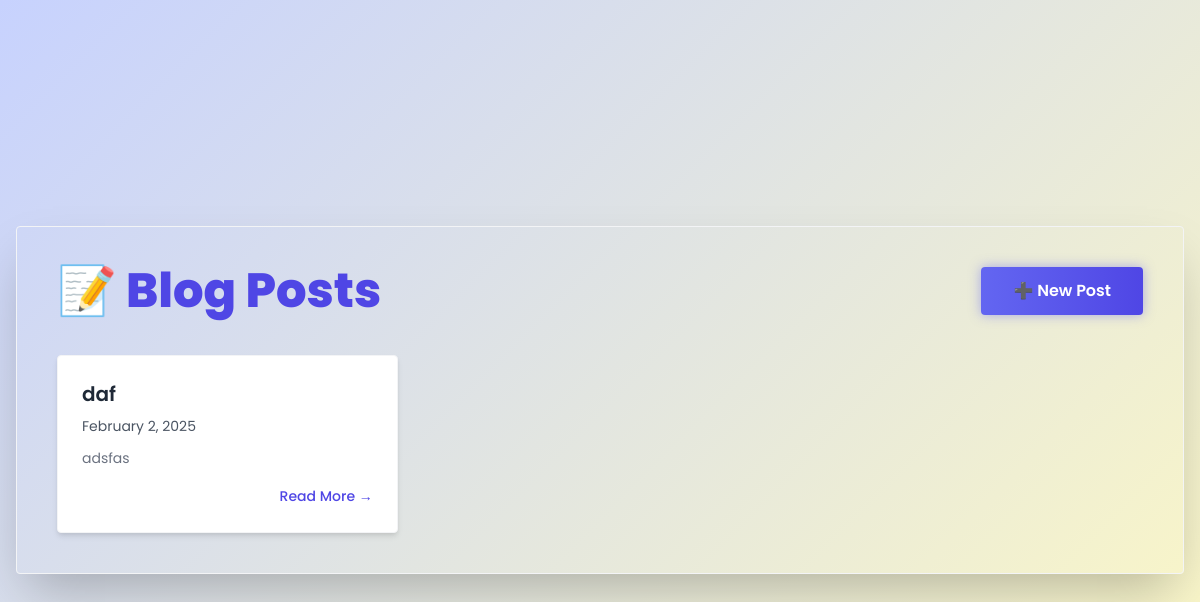
Before: / with the older database file.
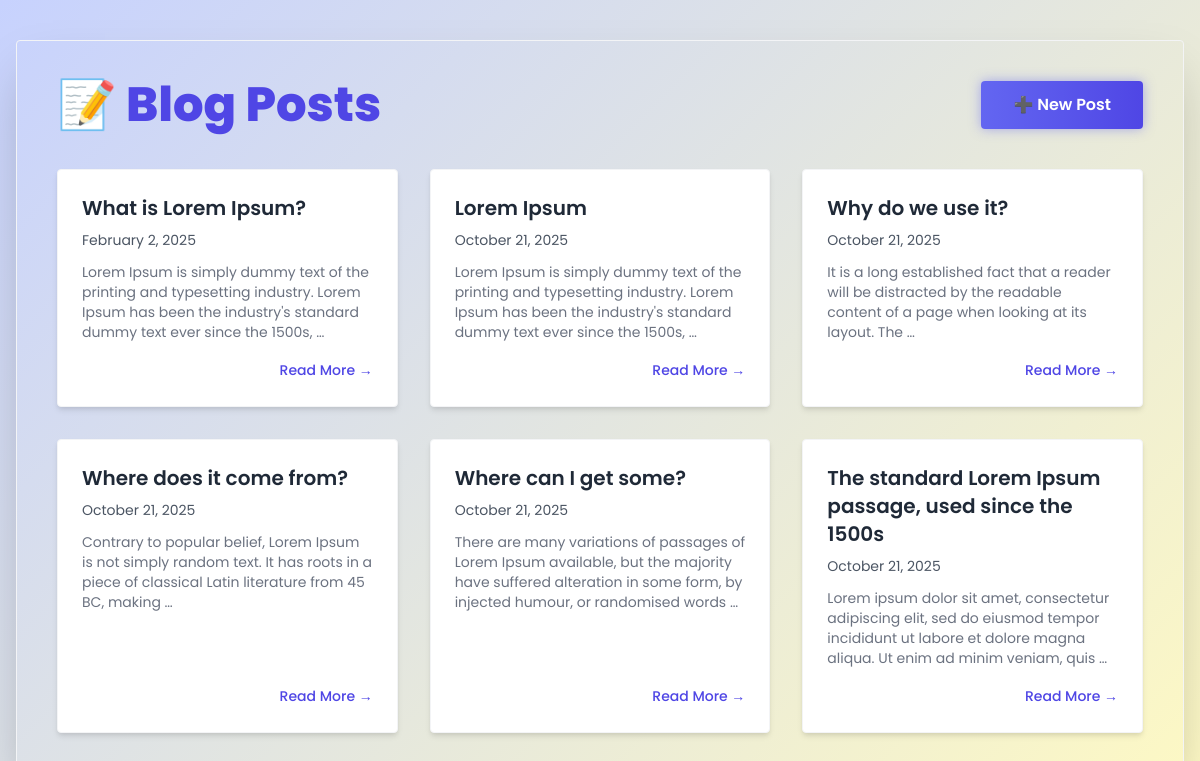
After: the same page with the newer database file.
### apps/blog/models.py (models this page shows, shortened)
class Post(models.Model):
    title = models.CharField(max_length=200)
    content = models.TextField()
    created_at = models.DateTimeField(default=timezone.now)
    updated_at = models.DateTimeField(auto_now=True)

### apps/blog/views.py (the view)
# urls.py: path('', views.post_list, name='post_list'),
def post_list(request):
    posts = Post.objects.all()
    return render(request, 'blog/post_list.html', {'posts': posts})

### templates/blog/post_list.html (shortened to what this page needs)
{% load static %}
<!DOCTYPE html>
<html lang="en">
<head>
  <link href="https://cdn.jsdelivr.net/npm/tailwindcss@2.2.19/dist/tailwind.min.css" rel="stylesheet">
</head>
<body class="flex flex-col items-center justify-center py-10 px-4">
  <div class="w-full max-w-7xl bg-white/80 backdrop-blur-lg rounded shadow-2xl p-10 border border-gray-100 fade-up">
    <div class="flex flex-col sm:flex-row justify-between items-center mb-10 space-y-4 sm:space-y-0">
      <h1 class="text-4xl sm:text-5xl font-extrabold text-indigo-600 text-center sm:text-left">
        📝 Blog Posts
      </h1>
      <a href="{% url 'post_new' %}"
        class="bg-gradient-to-r from-indigo-500 to-indigo-600 hover:from-indigo-600 hover:to-indigo-700 text-white font-semibold py-3 px-8 rounded shadow-md transform hover:scale-105 transition-all duration-300 glow">
        ➕ New Post
      </a>
    </div>
    <ul class="grid sm:grid-cols-2 lg:grid-cols-3 gap-8">
      {% for post in posts %}
      <li class="post-item fade-up h-full">
        <div class="card-hover bg-white rounded p-6 shadow-md border border-gray-100 hover:border-indigo-400 flex flex-col justify-between h-full">
          <div>
            <a href="{% url 'post_detail' pk=post.pk %}" class="block">
              <h2 class="text-xl font-semibold text-gray-800 hover:text-indigo-600 transition-colors mb-2">
                {{ post.title }}
              </h2>
              <p class="text-gray-600 text-sm mb-3">
                {{ post.created_at|date:"F j, Y" }}
              </p>
              <p class="text-gray-500 text-sm line-clamp-3">
                {{ post.content|truncatewords:25 }}
              </p>
            </a>
          </div>
          <div class="mt-4 text-right">
            <a href="{% url 'post_detail' pk=post.pk %}"
              class="text-indigo-600 hover:text-indigo-800 font-medium text-sm transition-colors">
              Read More →
            </a>
          </div>
        </div>
      </li>
      {% empty %}
      <p class="text-center text-gray-500 italic col-span-full">No posts yet. Create your first one!</p>
      {% endfor %}
    </ul>
  </div>
</body>
</html>

### templates/blog/post_list.html (style rules this page uses)
body { font-family: 'Poppins', sans-serif; background: linear-gradient(135deg, #c7d2fe, #fef9c3); min-height: 100vh; overflow-x: hidden; }
.fade-up { opacity: 0; transform: translateY(20px); transition: all 0.7s ease-in-out; }
.fade-up.visible { opacity: 1; transform: translateY(0); }
.card-hover { transition: all 0.3s ease; }
.glow { box-shadow: 0 0 12px rgba(99,102,241,0.5); }

Changed rows visible on the page:
changed Post: title "daf" → "What is Lorem Ipsum?"; content "adsfas" → "Lorem Ipsum is simply dummy text of the printing and typesetting industry. Lorem Ipsum has been the industry's standard dummy text ever since the 1500s, …"
added Post: title "Lorem Ipsum", created_at "October 21, 2025", content "Lorem Ipsum is simply dummy text of the printing and typesetting industry. Lorem Ipsum has been the industry's standard dummy text ever since the 1500s, …"
added Post: title "Why do we use it?", created_at "October 21, 2025", content "It is a long established fact that a reader will be distracted by the readable content of a page when looking at its layout. The …"
added Post: title "Where does it come from?", created_at "October 21, 2025", content "Contrary to popular belief, Lorem Ipsum is not simply random text. It has roots in a piece of classical Latin literature from 45 BC, making …"
added Post: title "Where can I get some?", created_at "October 21, 2025", content "There are many variations of passages of Lorem Ipsum available, but the majority have suffered alteration in some form, by injected humour, or randomised words …"
added Post: title "The standard Lorem Ipsum passage, used since the 1500s", created_at "October 21, 2025", content "Lorem ipsum dolor sit amet, consectetur adipiscing elit, sed do eiusmod tempor incididunt ut labore et dolore magna aliqua. Ut enim ad minim veniam, quis …"
